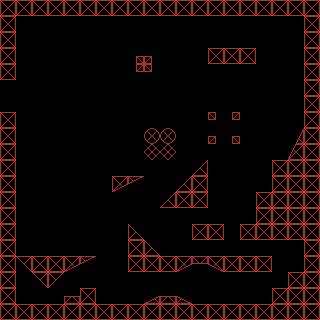

A 2D game scene composited from a Tiled map and its tileset images. What follows is a short description and the map's XML, with every tile layer's data as written:
An orthogonal 20x20 tile map with 16x16 px tiles, 1 tile layer (Layer1), 2 tilesets.

<map version="1.5" tiledversion="1.7.2" orientation="orthogonal" renderorder="right-down" width="20" height="20" tilewidth="16" tileheight="16" infinite="0" nextlayerid="7" nextobjectid="8">
 <editorsettings>
  <export target="map2.json" format="json" />
 </editorsettings>
 <properties>
  <property name="tilesets" value="redTerrain:tiles/outline_full.json,bluTerrain:tiles/outline_blu_full.json" />
 </properties>
 <tileset firstgid="1" source="outline_full.tsx" />
 <tileset firstgid="41" source="outline_blu_full.tsx" />
 <layer id="1" name="Layer1" width="20" height="20" tintcolor="#ffffff">
  <properties>
   <property name="blend" value="NORMAL_ALPHA" />
   <property name="tilesets" value="bluTerrain,redTerrain" />
  </properties>
  <data encoding="csv">
1,1,1,1,1,1,1,1,1,1,1,1,1,1,1,1,1,1,1,1,
1,0,0,0,0,0,0,0,0,0,0,0,0,0,0,0,0,0,0,1,
1,0,0,0,0,0,0,0,0,0,0,0,0,0,0,0,0,0,0,1,
1,0,0,0,0,0,0,0,40,30,0,0,0,1,1,1,0,0,0,1,
1,0,0,0,0,0,0,0,20,10,0,0,0,0,0,0,0,0,0,1,
0,0,0,0,0,0,0,0,0,0,0,0,0,0,0,0,0,0,0,1,
0,0,0,0,0,0,0,0,0,0,0,0,0,0,0,0,0,0,0,1,
1,0,0,0,0,0,0,0,0,0,0,0,0,10,20,0,0,0,0,1,
1,0,0,0,0,0,0,0,0,11,11,0,0,30,40,0,0,0,15,1,
1,0,0,0,0,0,0,0,0,21,21,0,0,0,0,0,0,0,16,1,
1,0,0,0,0,0,0,0,0,0,0,0,2,0,0,0,0,1,1,1,
1,0,0,0,0,0,0,34,33,0,0,2,1,0,0,0,0,1,1,1,
1,0,0,0,0,0,0,0,0,0,2,1,1,0,0,0,1,1,1,1,
1,0,0,0,0,0,71,0,0,0,0,0,0,0,0,0,1,1,1,1,
1,0,0,0,0,0,0,0,12,0,0,0,1,1,0,1,1,1,1,1,
1,0,0,0,0,0,0,0,1,12,0,0,0,0,0,0,0,0,0,1,
1,22,1,1,34,33,0,0,1,1,1,34,17,24,1,1,1,0,0,1,
1,0,22,32,0,0,0,0,0,0,0,0,0,0,0,0,0,0,1,1,
1,0,0,0,7,1,0,0,0,3,7,13,0,0,0,0,0,1,1,1,
1,1,1,1,1,1,1,1,1,1,1,1,1,1,1,1,1,1,1,1
</data>
 </layer>
</map>
